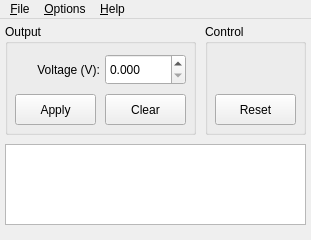
<?xml version="1.0" encoding="UTF-8"?>
<ui version="4.0">
 <class>MainWindow</class>
 <widget class="QMainWindow" name="MainWindow">
  <property name="geometry">
   <rect>
    <x>0</x>
    <y>0</y>
    <width>311</width>
    <height>240</height>
   </rect>
  </property>
  <property name="minimumSize">
   <size>
    <width>311</width>
    <height>240</height>
   </size>
  </property>
  <property name="maximumSize">
   <size>
    <width>311</width>
    <height>240</height>
   </size>
  </property>
  <property name="windowTitle">
   <string>FAU201 Power Supply</string>
  </property>
  <property name="windowIcon">
   <iconset resource="resources.qrc">
    <normaloff>:/icons/icons/active64.png</normaloff>
    <normalon>:/icons/icons/active64.png</normalon>
    <disabledoff>:/icons/icons/greyed64.png</disabledoff>
    <disabledon>:/icons/icons/greyed64.png</disabledon>
    <activeoff>:/icons/icons/active64.png</activeoff>
    <activeon>:/icons/icons/active64.png</activeon>
    <selectedoff>:/icons/icons/selected64.png</selectedoff>
    <selectedon>:/icons/icons/selected64.png</selectedon>:/icons/icons/active64.png</iconset>
  </property>
  <property name="locale">
   <locale language="English" country="UnitedStates"/>
  </property>
  <widget class="QWidget" name="centralWidget">
   <widget class="QGroupBox" name="groupBoxOutput">
    <property name="geometry">
     <rect>
      <x>5</x>
      <y>5</y>
      <width>191</width>
      <height>111</height>
     </rect>
    </property>
    <property name="title">
     <string>Output</string>
    </property>
    <widget class="QLabel" name="labelVolt">
     <property name="geometry">
      <rect>
       <x>10</x>
       <y>37</y>
       <width>85</width>
       <height>17</height>
      </rect>
     </property>
     <property name="text">
      <string>Voltage (V):</string>
     </property>
     <property name="alignment">
      <set>Qt::AlignRight|Qt::AlignTrailing|Qt::AlignVCenter</set>
     </property>
    </widget>
    <widget class="QDoubleSpinBox" name="doubleSpinBoxVolt">
     <property name="geometry">
      <rect>
       <x>100</x>
       <y>30</y>
       <width>81</width>
       <height>31</height>
      </rect>
     </property>
     <property name="decimals">
      <number>3</number>
     </property>
     <property name="maximum">
      <double>4.095000000000000</double>
     </property>
     <property name="singleStep">
      <double>0.100000000000000</double>
     </property>
    </widget>
    <widget class="QPushButton" name="pushButtonApply">
     <property name="geometry">
      <rect>
       <x>10</x>
       <y>70</y>
       <width>81</width>
       <height>31</height>
      </rect>
     </property>
     <property name="text">
      <string>Apply</string>
     </property>
    </widget>
    <widget class="QPushButton" name="pushButtonClear">
     <property name="geometry">
      <rect>
       <x>100</x>
       <y>70</y>
       <width>81</width>
       <height>31</height>
      </rect>
     </property>
     <property name="text">
      <string>Clear</string>
     </property>
    </widget>
   </widget>
   <widget class="QGroupBox" name="groupBoxControl">
    <property name="geometry">
     <rect>
      <x>205</x>
      <y>5</y>
      <width>101</width>
      <height>111</height>
     </rect>
    </property>
    <property name="title">
     <string>Control</string>
    </property>
    <widget class="QPushButton" name="pushButtonReset">
     <property name="geometry">
      <rect>
       <x>10</x>
       <y>70</y>
       <width>81</width>
       <height>31</height>
      </rect>
     </property>
     <property name="text">
      <string>Reset</string>
     </property>
    </widget>
   </widget>
   <widget class="QTextBrowser" name="textBrowserCommand">
    <property name="geometry">
     <rect>
      <x>5</x>
      <y>125</y>
      <width>301</width>
      <height>81</height>
     </rect>
    </property>
    <property name="font">
     <font>
      <family>Monospace</family>
      <pointsize>9</pointsize>
     </font>
    </property>
   </widget>
  </widget>
  <widget class="QMenuBar" name="menuBar">
   <property name="geometry">
    <rect>
     <x>0</x>
     <y>0</y>
     <width>311</width>
     <height>29</height>
    </rect>
   </property>
   <widget class="QMenu" name="menuFile">
    <property name="title">
     <string>&amp;File</string>
    </property>
    <addaction name="actionLoad"/>
    <addaction name="actionSave"/>
    <addaction name="separator"/>
    <addaction name="actionQuit"/>
   </widget>
   <widget class="QMenu" name="menuOptions">
    <property name="title">
     <string>&amp;Options</string>
    </property>
    <addaction name="actionAutoApply"/>
    <addaction name="actionResetClear"/>
    <addaction name="separator"/>
    <addaction name="actionSerial"/>
   </widget>
   <widget class="QMenu" name="menuHelp">
    <property name="title">
     <string>&amp;Help</string>
    </property>
    <addaction name="actionAbout"/>
   </widget>
   <addaction name="menuFile"/>
   <addaction name="menuOptions"/>
   <addaction name="menuHelp"/>
  </widget>
  <action name="actionQuit">
   <property name="text">
    <string>&amp;Quit</string>
   </property>
   <property name="shortcut">
    <string>Ctrl+Q</string>
   </property>
  </action>
  <action name="actionAutoApply">
   <property name="checkable">
    <bool>true</bool>
   </property>
   <property name="text">
    <string>&amp;Auto Apply Changes</string>
   </property>
  </action>
  <action name="actionResetClear">
   <property name="checkable">
    <bool>true</bool>
   </property>
   <property name="checked">
    <bool>true</bool>
   </property>
   <property name="text">
    <string>&amp;Clear after Reset</string>
   </property>
  </action>
  <action name="actionSerial">
   <property name="text">
    <string>&amp;Insert Serial Number</string>
   </property>
  </action>
  <action name="actionAbout">
   <property name="text">
    <string>&amp;About FAU201 GUI</string>
   </property>
  </action>
  <action name="actionLoad">
   <property name="text">
    <string>&amp;Load Settings</string>
   </property>
   <property name="shortcut">
    <string>Ctrl+O</string>
   </property>
  </action>
  <action name="actionSave">
   <property name="text">
    <string>&amp;Save Settings</string>
   </property>
   <property name="shortcut">
    <string>Ctrl+S</string>
   </property>
  </action>
 </widget>
 <layoutdefault spacing="6" margin="11"/>
 <resources>
  <include location="resources.qrc"/>
 </resources>
 <connections>
  <connection>
   <sender>actionQuit</sender>
   <signal>triggered()</signal>
   <receiver>MainWindow</receiver>
   <slot>close()</slot>
   <hints>
    <hint type="sourcelabel">
     <x>-1</x>
     <y>-1</y>
    </hint>
    <hint type="destinationlabel">
     <x>155</x>
     <y>119</y>
    </hint>
   </hints>
  </connection>
 </connections>
</ui>
